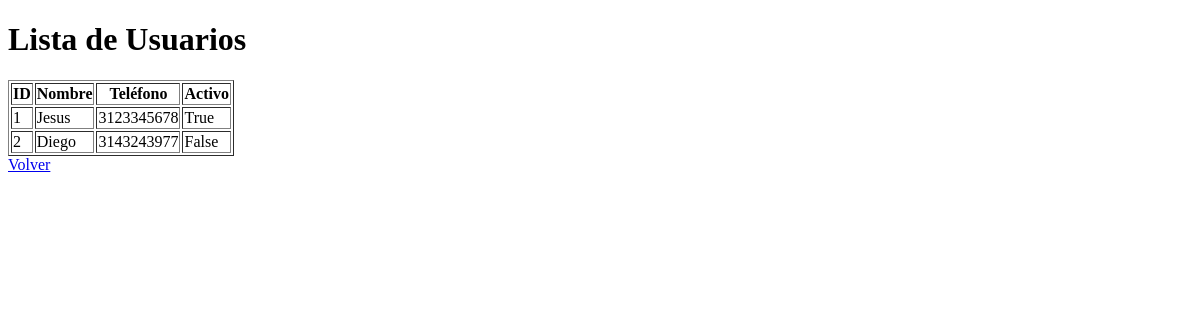
The page /usuarios on the database as committed earlier.
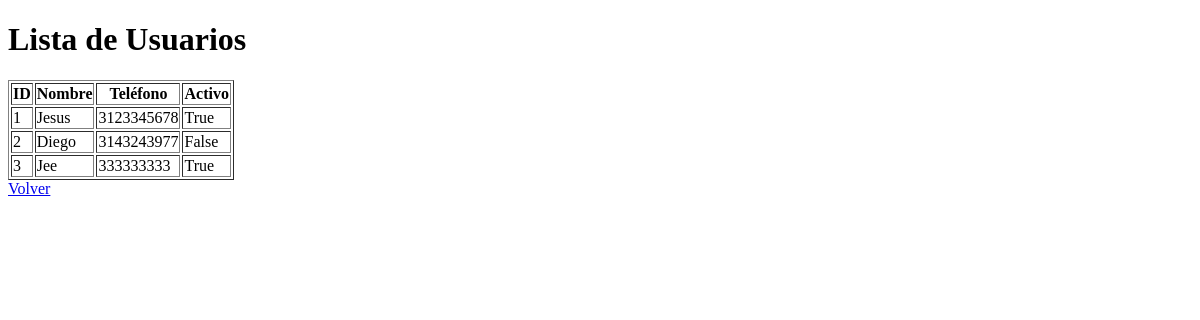
The same page on the database as committed later.
### models.py (models this page shows)
class Usuario(Base):
    __tablename__ = "usuarios"
    id = Column(Integer, primary_key=True, index=True)
    nombre = Column(String, nullable=False)
    telefono = Column(String, nullable=False)
    activo = Column(Boolean, default=True)
    viajes = relationship("Viaje", back_populates="usuario")

### main.py (the view)
@app.get("/usuarios")
def usuarios_html(request: Request, db: Session = Depends(get_db)):
    usuarios = db.query(models.Usuario).all()
    return templates.TemplateResponse(
        "usuarios.html",
        {"request": request, "usuarios": usuarios}
    )

### app/templates/Usuarios.html (shortened to what this page needs)
<!DOCTYPE html>
<html lang="es">
<head>
</head>
<body>
<h1>Lista de Usuarios</h1>
<table border="1">
    <tr>
        <th>ID</th>
        <th>Nombre</th>
        <th>Teléfono</th>
        <th>Activo</th>
    </tr>
    {% for u in usuarios %}
    <tr>
        <td>{{ u.id }}</td>
        <td>{{ u.nombre }}</td>
        <td>{{ u.telefono }}</td>
        <td>{{ u.activo }}</td>
    </tr>
    {% endfor %}
</table>
<a href="/">Volver</a>
</body>
</html>

Rows that differ between the two databases and show on the page:
added Usuario: id "3", nombre "Jee", telefono "333333333", activo "True"
